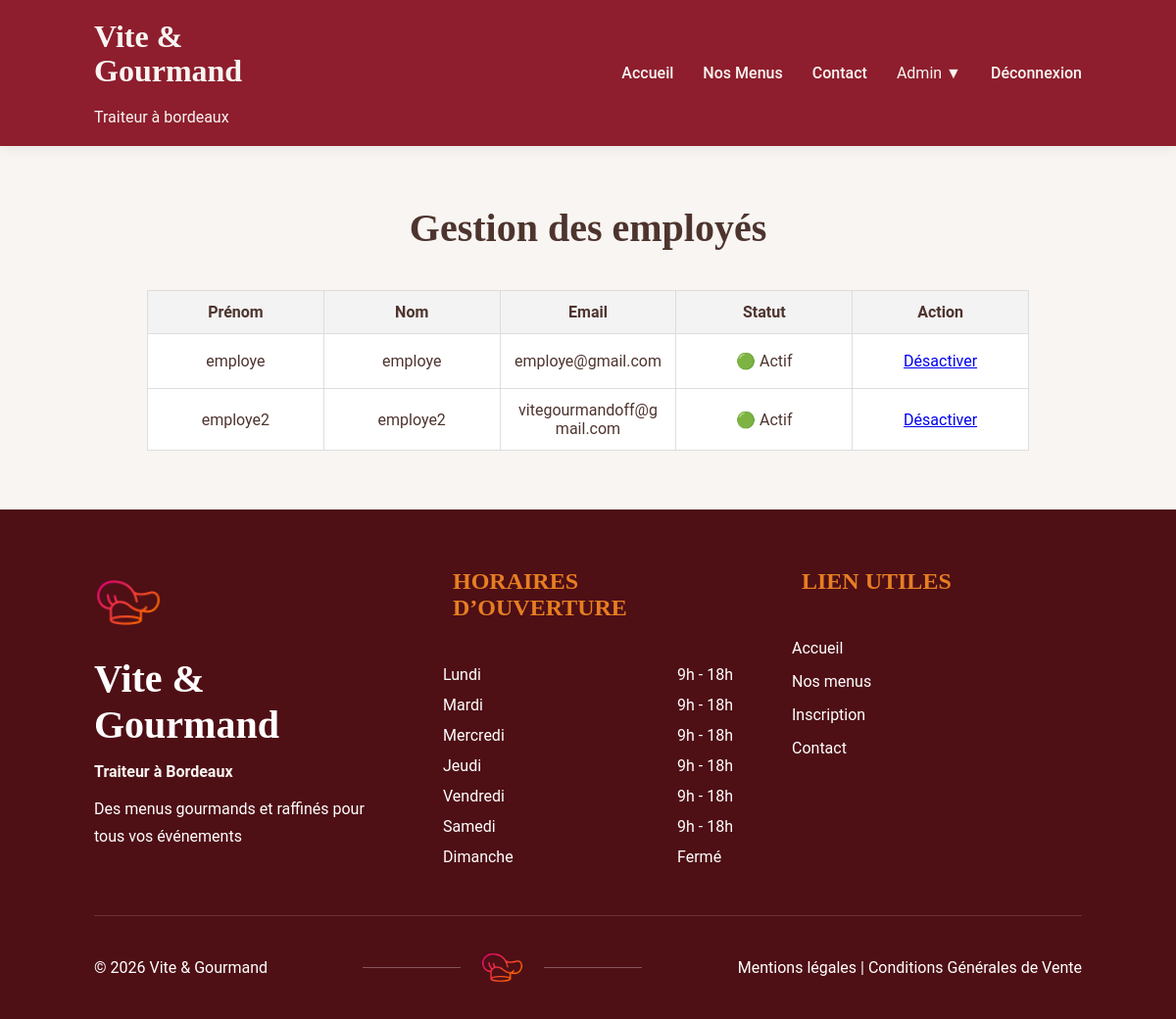
Screenshot of /pages/admin/employes.php (signed in) with the database file from the repository.
### tables this page shows
CREATE TABLE `utilisateur` (
  `idUtilisateur` int(11) NOT NULL,
  `nom` varchar(100) NOT NULL,
  `prenom` varchar(100) NOT NULL,
  `email` varchar(150) NOT NULL,
  `motDePasse` varchar(255) NOT NULL,
  `telephone` varchar(20) DEFAULT NULL,
  `adresse` varchar(255) DEFAULT NULL,
  `idRole` int(11) NOT NULL,
  `ville` varchar(100) DEFAULT NULL,
  `codePostal` varchar(20) DEFAULT NULL,
  `pays` varchar(100) DEFAULT NULL,
  `actif` tinyint(1) NOT NULL DEFAULT 1,
  `resetToken` varchar(255) DEFAULT NULL,
  `resetExpire` datetime DEFAULT NULL
);

### pages/admin/employes.php (the view, shortened to what this page needs)
<?php
require '../../config/database.php';
$sql = "
SELECT *
FROM utilisateur
WHERE idRole = 2
ORDER BY nom
";
$query = $pdo->prepare($sql);
$query->execute();
$employes = $query->fetchAll();
?>
<!DOCTYPE html>
<html lang="fr">
<head>
<link rel="stylesheet" href="../../css/vite&gourmand.css">
<link rel="stylesheet" href="../../css/admin_client/admin_client2.css">
<link rel="stylesheet" href="../../css/table.css">
</head>
<body>
<?php require '../../includes/navbar.php'; ?>
<div class="container">
<h1 class="page-title">Gestion des employés</h1>
<table>
<tr>
    <th>Prénom</th>
    <th>Nom</th>
    <th>Email</th>
    <th>Statut</th>
    <th>Action</th>
</tr>
<?php foreach($employes as $employe): ?>
<tr>
    <td><?= htmlspecialchars($employe['prenom']); ?></td>
    <td><?= htmlspecialchars($employe['nom']); ?></td>
    <td><?= htmlspecialchars($employe['email']); ?></td>
    <td>
        <?php if($employe['actif']): ?>
            🟢 Actif
        <?php else: ?>
            🔴 Désactivé
        <?php endif; ?>
    </td>
    <td>
        <?php if($employe['actif']): ?>
            <a
                class=" desactiver"
                href="?action=desactiver&id=<?= (int) $employe['idUtilisateur']; ?>"
                onclick="return confirm('Désactiver cet employé ?')">
                Désactiver
            </a>
        <?php endif; ?>
    </td>
</tr>
<?php endforeach; ?>
</table>
</div>
<?php require '../../includes/footer.php'; ?>
</body>
</html>

### css/vite&gourmand.css (style rules this page uses)
* { margin: 0; padding: 0; box-sizing: border-box; }
body { font-family: 'Roboto', sans-serif; background: #F8F5F2; color: #4E342E; }
.page-title { text-align: center; font-family: 'Playfair Display', serif; font-size: 40px; margin-bottom: 40px; }

### css/admin_client/admin_client2.css (style rules this page uses)
.container { width: 90%; max-width: 900px; margin: 60px auto; }

### css/table.css (style rules this page uses)
table { width: 100%; border-collapse: collapse; margin-top: 30px; table-layout: fixed; }
th, td { border: 1px solid #ddd; padding: 12px; text-align: center; background-color: white; overflow-wrap: anywhere; word-break: break-word; }
th { background: #f3f3f3; }
.desactiver, .reactiver { display: inline-block; max-width: 100%; padding: 6px 8px; white-space: normal; }

### rows the page displays
utilisateur: prenom "employe", nom "employe", email "employe@gmail.com", actif "🟢 Actif"
utilisateur: prenom "employe2", nom "employe2", email "vitegourmandoff@gmail.com", actif "🟢 Actif"
